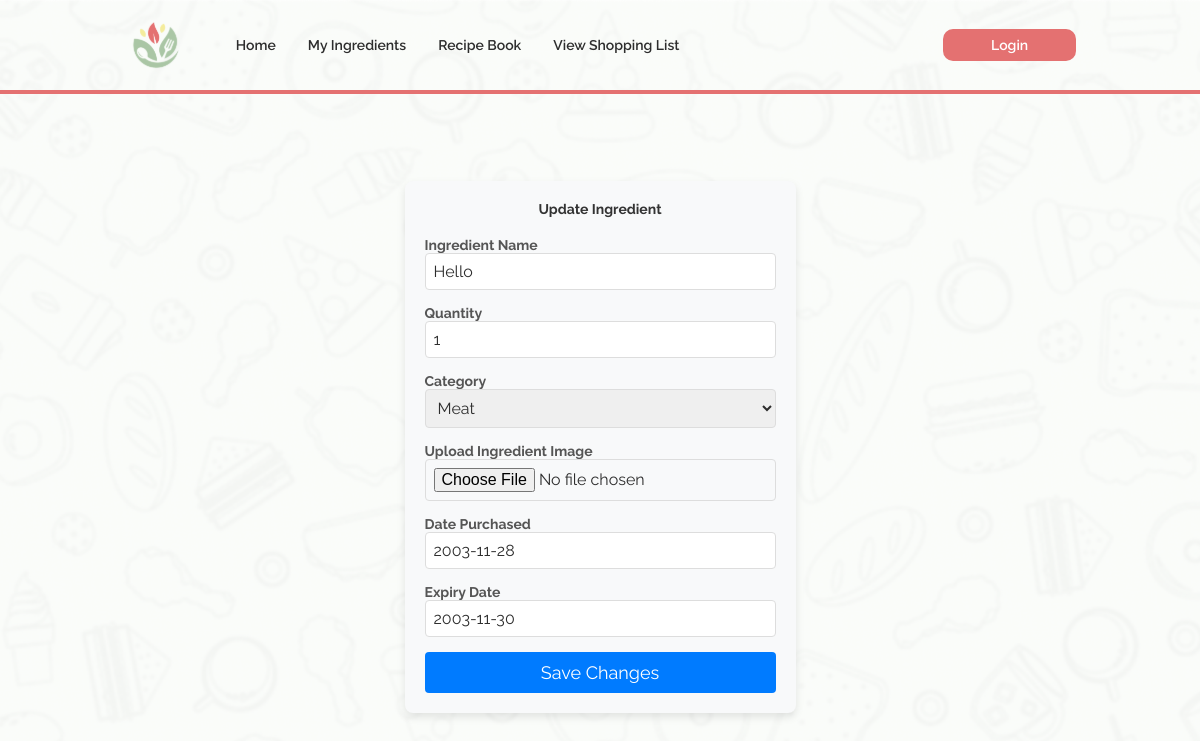
The app's page /ingredient/4/edit/, older data.
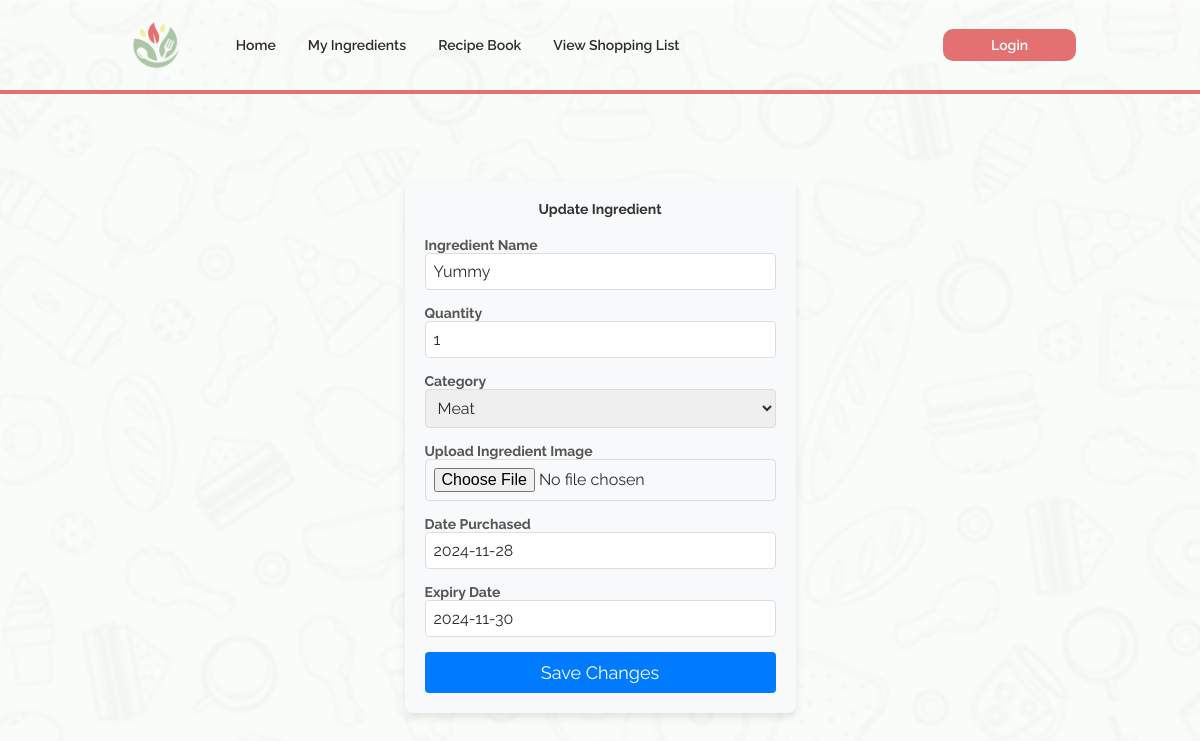
The same page, newer data.
### apps/ingredient/models.py (models this page shows, shortened)
class Ingredient(models.Model):
    CATEGORY_CHOICES = [
        ('Meat', 'Meat'),
        ('Vegetable', 'Vegetable'),
        ('Dairy', 'Dairy'),
        ('Fruit', 'Fruit'),
    ]
    ingredient_id = models.AutoField(primary_key=True)
    name = models.CharField(max_length=100)
    quantity = models.IntegerField(default=1)  # Add this field for quantity
    category = models.CharField(max_length=100, choices=CATEGORY_CHOICES)
    image = models.ImageField(upload_to='ingredient/', null=True, blank=True)
    date_purchased = models.DateField(null=True, blank=True)  # Add this field for the purchase date
    expiry_date = models.DateField(null=True, blank=True)     # Add this field for expiry date

### apps/ingredient/views.py (the view)
# urls.py: path('<int:pk>/edit/', IngredientUpdateView.as_view(), name='ingredient-update'),
class IngredientUpdateView(UpdateView):
    model = Ingredient
    fields = ['name', 'quantity', 'category', 'image', 'date_purchased', 'expiry_date']
    template_name = 'ingredient_update_form.html'
    success_url = reverse_lazy('ingredient-list')

### apps/ingredient/templates/ingredient_update_form.html (shortened to what this page needs)
{% extends "base.html" %}
{% block content %}
<div class="container">
    <h2>Update Ingredient</h2>
    <form method="post" enctype="multipart/form-data">
        <div class="form-group">
            <label for="id_name">Ingredient Name</label>
            {{ form.name }}
        </div>
        <div class="form-group">
            <label for="id_quantity">Quantity</label>
            {{ form.quantity }}
        </div>
        <div class="form-group">
            <label for="id_category">Category</label>
            {{ form.category }}
        </div>
        <div class="form-group">
            <label for="id_image">Upload Ingredient Image</label>
            {{ form.image }}
        </div>
        <div class="form-group">
            <label for="id_date_purchased">Date Purchased</label>
            {{ form.date_purchased }}
        </div>
        <div class="form-group">
            <label for="id_expiry_date">Expiry Date</label>
            {{ form.expiry_date }}
        </div>
        <button type="submit" class="btn btn-sub">Save Changes</button>
    </form>
</div>
{% endblock %}

Row changes from the older to the newer data that the page shows:
changed Ingredient "Meat": name "Hello" → "Yummy"; date_purchased "2003-11-28" → "2024-11-28"; expiry_date "2003-11-30" → "2024-11-30"
